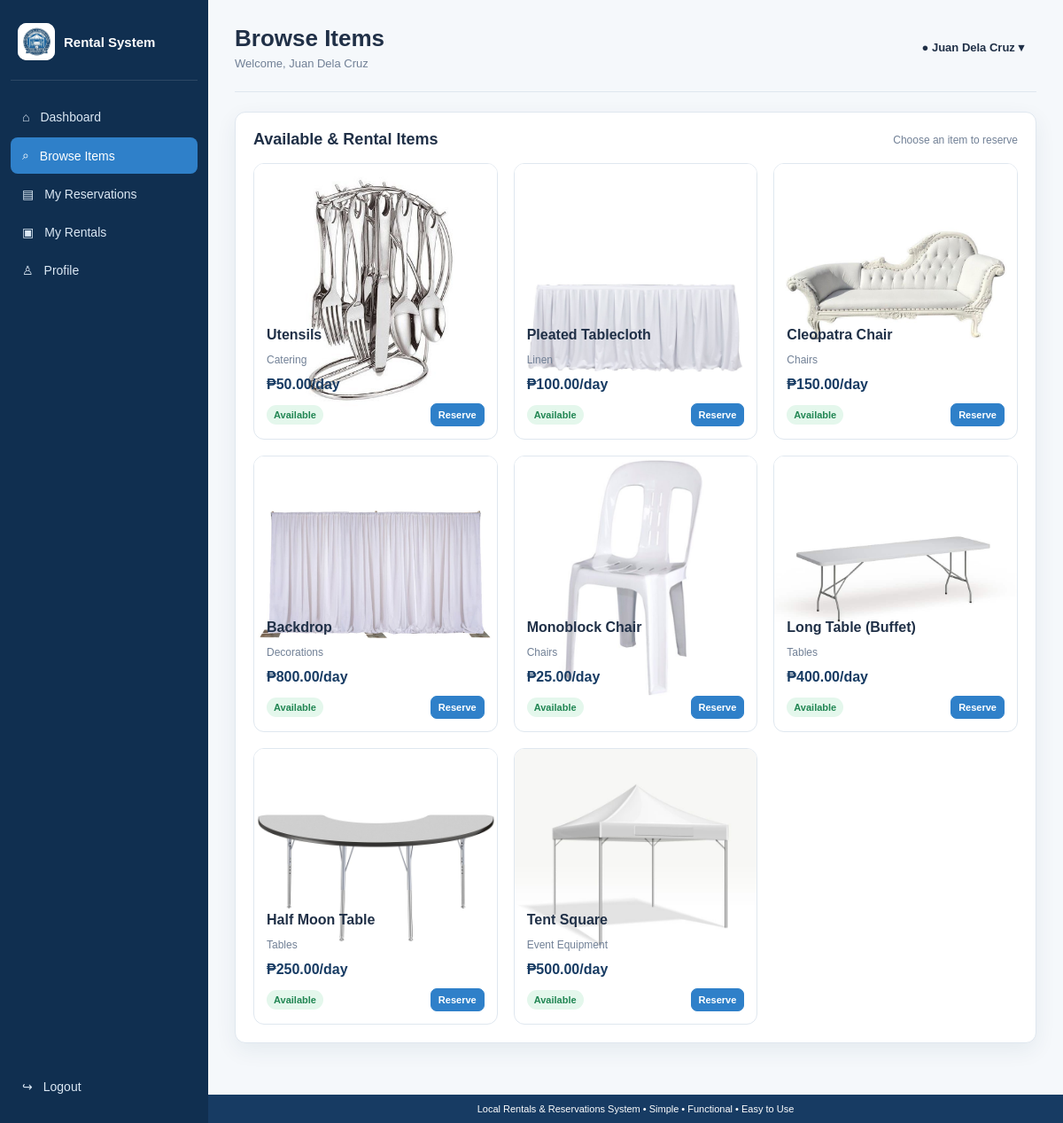
The app's page /user/items.php (signed in) with its own data.
### tables this page shows
CREATE TABLE items (
    item_id INT AUTO_INCREMENT PRIMARY KEY,
    item_name VARCHAR(100) NOT NULL,
    category VARCHAR(60) NOT NULL,
    price_per_day DECIMAL(10,2) NOT NULL DEFAULT 0,
    image VARCHAR(100) NOT NULL DEFAULT 'tent_square.svg',
    status ENUM('Available','Rented','Maintenance') NOT NULL DEFAULT 'Available',
    created_at TIMESTAMP DEFAULT CURRENT_TIMESTAMP
);

### user/items.php (the view, shortened to what this page needs)
<?php
$page_title = "Browse Items";
$active = "items";
require "../partials/user_header.php";
$imageMap = [
    "Utensils" => "utensils.jpg",
    "Pleated Tablecloth" => "pleated_tablecloth.jpg",
    "Cleopatra Chair" => "cleopatra_chair.jpg",
    "Backdrop" => "backdrop.jpg",
    "Monoblock Chair" => "monoblock_chair.jpg",
    "Long Table (Buffet)" => "long_table_buffet.jpg",
    "Half Moon Table" => "half_moon_table.jpg",
    "Tent Square" => "tent_square.jpg"
];
$items = $conn->query(
    "SELECT *
     FROM items
     ORDER BY item_id DESC"
);
?>
<section class="panel">
    <div class="panel-head">
        <h2>Available & Rental Items</h2>
        <span class="muted-text">
            Choose an item to reserve
        </span>
    </div>
    <div class="product-grid">
        <?php while ($item = $items->fetch_assoc()): ?>
            <?php
            $itemName = trim($item["item_name"]);
            if (isset($imageMap[$itemName])) {
                $imageFile = $imageMap[$itemName];
            } else {
                $imageFile = $item["image"];
            }
            ?>
            <div class="product-card">
                <div class="product-image">
                    <img
                        src="../images/<?= e($imageFile) ?>"
                        alt="<?= e($itemName) ?>"
                    >
                </div>
                <div class="product-body">
                    <h3>
                        <?= e($itemName) ?>
                    </h3>
                    <p class="muted-text">
                        <?= e($item["category"]) ?>
                    </p>
                    <strong class="price">
                        ₱<?= number_format(
                            $item["price_per_day"],
                            2
                        ) ?>/day
                    </strong>
                    <div class="product-bottom">
                        <?= status_badge(
                            $item["status"]
                        ) ?>
                        <a
                            class="btn tiny primary <?= $item["status"] !== "Available" ? "disabled" : "" ?>"
                            href="<?= $item["status"] === "Available"
                                ? "reserve.php?id=" . $item["item_id"]
                                : "#" ?>"
                        >
                            <?= $item["status"] === "Available"
                                ? "Reserve"
                                : "Unavailable" ?>
                        </a>
                    </div>
                </div>
            </div>
        <?php endwhile; ?>
    </div>
</section>
<?php
require "../partials/footer.php";
?>

### partials/user_header.php (shortened to what this page needs)
<?php
require_once __DIR__ . "/../functions.php";
$base = "../";
$page_title = $page_title ?? "User";
$userName = $_SESSION["full_name"] ?? "User";
?>
<!DOCTYPE html>
<html lang="en">
<head>
<link
    rel="stylesheet"
    href="<?= $base ?>assets/style.css"
>
</head>
<body>
<div class="app-shell">
<aside class="sidebar">
    <div class="brand-mini">
        <img
            src="<?= $base ?>images/logo.jpeg"
            alt="Logo"
        >
        <div>
            Rental System
        </div>
    </div>
    <nav>
        <a
            class="<?= ($active ?? '') === 'dashboard' ? 'active' : '' ?>"
            href="<?= $base ?>user/dashboard.php"
        >
            ⌂
            <span>
                Dashboard
            </span>
        </a>
        <a
            class="<?= ($active ?? '') === 'items' ? 'active' : '' ?>"
            href="<?= $base ?>user/items.php"
        >
            ⌕
            <span>
                Browse Items
            </span>
        </a>
        <a
            class="<?= ($active ?? '') === 'reservations' ? 'active' : '' ?>"
            href="<?= $base ?>user/reservations.php"
        >
            ▤
            <span>
                My Reservations
            </span>
        </a>
        <a
            class="<?= ($active ?? '') === 'rentals' ? 'active' : '' ?>"
            href="<?= $base ?>user/rentals.php"
        >
            ▣
            <span>
                My Rentals
            </span>
        </a>
        <a
            class="<?= ($active ?? '') === 'profile' ? 'active' : '' ?>"
            href="<?= $base ?>user/profile.php"
        >
            ♙
            <span>
                Profile
            </span>
        </a>
    </nav>
    <a
        class="logout-link"
        href="<?= $base ?>logout.php"
    >
        ↪
        <span>
            Logout
        </span>
    </a>
</aside>
<main class="main-content">
<header class="topbar">
    <div>
        <h1>
            <?= e($page_title) ?>
        </h1>
        <p>
            Welcome, <?= e($userName) ?>
        </p>
    </div>
    <div class="account-area">
        <div
            class="account-chip"
            id="userAccountButton"
        >
            ● <?= e($userName) ?>
            ▾
        </div>
    </div>
</header>

### functions.php (shortened to what this page needs)
<?php
function e($value) {
    return htmlspecialchars((string)$value, ENT_QUOTES, 'UTF-8');
}
function status_badge($status) {
    $map = [
        'Available' => 'success',
        'Pending' => 'warning',
        'Approved' => 'info',
        'Rejected' => 'danger',
        'Ongoing' => 'info',
        'Returned' => 'success',
        'Cancelled' => 'danger',
        'Completed' => 'success',
        'Rented' => 'warning'
    ];
    return '<span class="badge ' . ($map[$status] ?? 'muted') . '">' . e($status) . '</span>';
}
?>

### partials/footer.php
</main>
</div>
<footer class="site-footer">Local Rentals & Reservations System • Simple • Functional • Easy to Use</footer>
</body>
</html>

### assets/style.css (style rules this page uses)
:root { --navy:#173b63;--navy2:#102f50;--blue:#2f80c9;--bg:#f5f8fb;--text:#203047; --muted:#718096;--line:#dfe7ef;--white:#fff;--green:#45b979;--orange:#e9a83b; --red:#d9535b;--purple:#8b6edb;--shadow:0 8px 24px rgba(20,55,90,.07) }
* { box-sizing:border-box }
body { margin:0;font-family:Arial,Helvetica,sans-serif;background:var(--bg);color:var(--text) }
a { text-decoration:none;color:inherit }
.app-shell { display:flex;min-height:100vh }
.sidebar { width:235px;background:var(--navy2);color:#fff;display:flex;flex-direction:column;padding:18px 12px;position:fixed;top:0;bottom:0;left:0 }
.brand-mini { display:flex;align-items:center;gap:10px;font-weight:700;padding:8px 8px 22px;border-bottom:1px solid rgba(255,255,255,.12);font-size:15px }
.brand-mini img { width:42px;height:42px;object-fit:cover;border-radius:10px;background:#fff }
.sidebar nav { padding-top:18px }
.sidebar nav a,.logout-link { display:flex;align-items:center;gap:12px;padding:12px 13px;margin:3px 0;border-radius:8px;color:#dbe8f4;font-size:14px }
.sidebar nav a.active,.sidebar nav a:hover { background:var(--blue);color:#fff }
.logout-link { margin-top:auto;color:#dbe8f4 }
.main-content { margin-left:235px;width:calc(100% - 235px);padding:0 30px 70px }
.topbar { display:flex;justify-content:space-between;align-items:center;padding:28px 0 24px;border-bottom:1px solid var(--line);margin-bottom:22px }
.topbar h1 { font-size:26px;margin:0 0 5px }
.topbar p { margin:0;color:var(--muted);font-size:13px }
.account-chip { font-size:13px;font-weight:600 }
.panel { background:#fff;border:1px solid var(--line);border-radius:12px;padding:20px;box-shadow:var(--shadow);margin-bottom:20px }
.panel-head { display:flex;justify-content:space-between;align-items:center;margin-bottom:16px }
.panel h2 { font-size:18px;margin:0 }
.badge { display:inline-block;padding:5px 8px;border-radius:999px;font-size:11px;font-weight:700 }
.badge.success { background:#e4f7ec;color:#218653 }
.btn { display:inline-flex;align-items:center;justify-content:center;border:1px solid var(--line);background:#fff;color:var(--text);padding:9px 13px;border-radius:7px;font-size:13px;font-weight:700;cursor:pointer }
.btn.primary { background:var(--blue);border-color:var(--blue);color:#fff }
.btn.tiny { padding:6px 8px;font-size:11px }
.muted-text { color:var(--muted);font-size:12px }
.product-grid { display:grid;grid-template-columns:repeat(3,1fr);gap:18px }
.product-card { border:1px solid var(--line);border-radius:12px;overflow:hidden;background:#fff }
.product-image { height:170px;background:#fff;display:grid;place-items:center;border-bottom:1px solid var(--line) }
.product-image img { width:100%;height:100%;object-fit:contain }
.product-body { padding:14px }
.product-body h3 { margin:0 0 5px;font-size:16px }
.price { display:block;margin:9px 0;color:var(--navy);font-size:16px }
.product-bottom { display:flex;justify-content:space-between;align-items:center;margin-top:12px }
.site-footer { position:fixed;bottom:0;left:235px;right:0;background:var(--navy);color:#fff;text-align:center;padding:10px;font-size:11px }

### partials/user_header.php (style rules this page uses)
.account-area { position: relative; }
.account-chip { cursor: pointer; user-select: none; padding: 10px 14px; border-radius: 8px; transition: background 0.2s ease; }

### records on screen
items: shows a picture, item_name "Utensils", category "Catering", price_per_day "50.00", status "Available", shows "Reserve"
items: shows a picture, item_name "Pleated Tablecloth", category "Linen", price_per_day "100.00", status "Available", shows "Reserve"
items: shows a picture, item_name "Cleopatra Chair", category "Chairs", price_per_day "150.00", status "Available", shows "Reserve"
items: shows a picture, item_name "Backdrop", category "Decorations", price_per_day "800.00", status "Available", shows "Reserve"
items: shows a picture, item_name "Monoblock Chair", category "Chairs", price_per_day "25.00", status "Available", shows "Reserve"
items: shows a picture, item_name "Long Table (Buffet)", category "Tables", price_per_day "400.00", status "Available", shows "Reserve"
items: shows a picture, item_name "Half Moon Table", category "Tables", price_per_day "250.00", status "Available", shows "Reserve"
items: shows a picture, item_name "Tent Square", category "Event Equipment", price_per_day "500.00", status "Available", shows "Reserve"

### other values on screen
$page_title "Browse Items"
$userName "Juan Dela Cruz"
